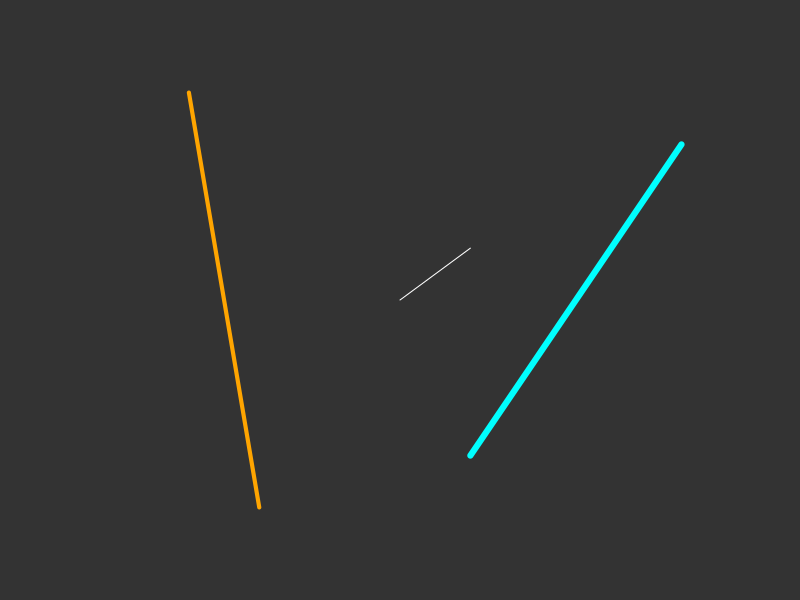
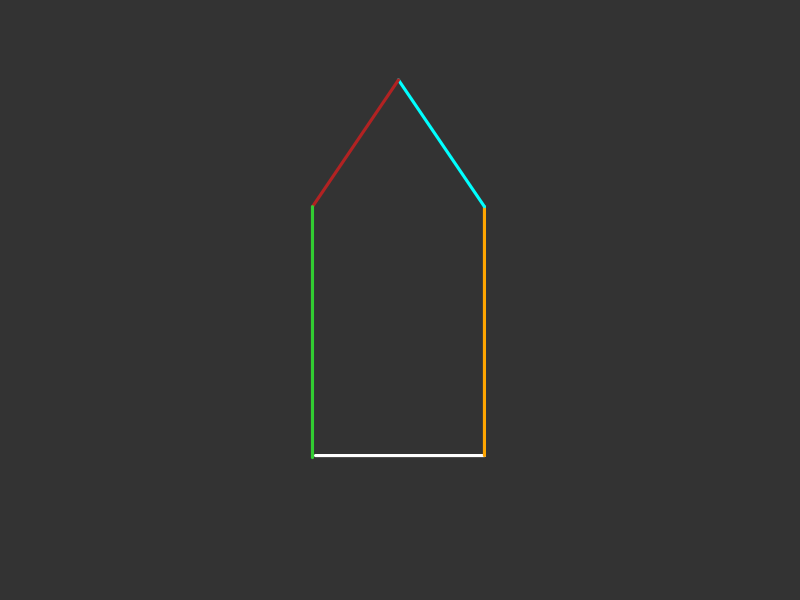
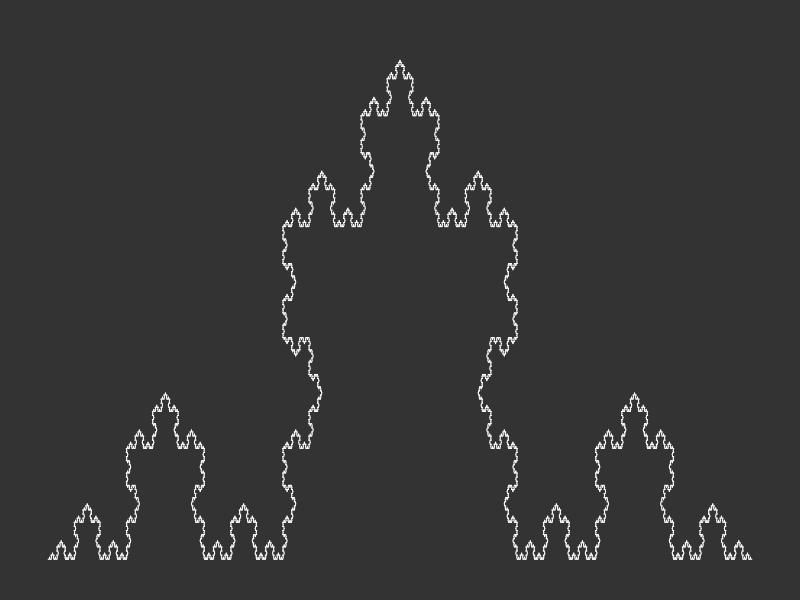

Recreate these plots in R, in order.
#####################
# FRACTALS 
#####################

# Canvas 
emptyCanvas <- function(xlim, ylim, bg="gray20") {
    par(mar=rep(1,4), bg=bg)
    plot(1, 
         type="n", 
         bty="n",
         xlab="", ylab="", 
         xaxt="n", yaxt="n",
         xlim=xlim, ylim=ylim)
}

# example
emptyCanvas(xlim=c(0,1), ylim=c(0,1))

# Draw line 
# function to draw a single line
drawLine <- function(line, col="white", lwd=1) {
    segments(x0=line[1], 
             y0=line[2], 
             x1=line[3], 
             y1=line[4], 
             col=col,
             lwd=lwd)
}

# wrapper around "drawLine" to draw entire objects
drawObject <- function(object, col="white", lwd=1) {
    invisible(apply(object, 1, drawLine, col=col, lwd=lwd))
}

# example
line1 = c(0,0,1,1)
line2 = c(-3,4,-2,-4)
line3 = c(1,-3,4,3)
mat = matrix(c(line1,line2,line3), byrow=T, nrow=3)
mat

emptyCanvas(xlim=c(-5,5), ylim=c(-5,5))
drawLine(line1)
drawLine(line2, col="orange", lwd=4)
drawLine(line3, col="cyan", lwd=6)

# New line function
newLine <- function(line, angle, reduce=1) {
    
    x0 <- line[1]
    y0 <- line[2]
    x1 <- line[3]
    y1 <- line[4]
    
    dx <- unname(x1-x0)                      # change in x direction
    dy <- unname(y1-y0)                      # change in y direction
    l <- sqrt(dx^2 + dy^2)                   # length of the line
    
    theta <- atan(dy/dx) * 180 / pi          # angle between line and origin
    rad <- (angle+theta) * pi / 180          # (theta + new angle) in radians
    
    coeff <- sign(theta)*sign(dy)            # coefficient of direction
    if(coeff == 0) coeff <- -1
    
    x2 <- x0 + coeff*l*cos(rad)*reduce + dx  # new x location
    y2 <- y0 + coeff*l*sin(rad)*reduce + dy  # new y location
    return(c(x1,y1,x2,y2))
    
}

# Set line parameters 
a = c(-1.2,1,1.2,1)
b = newLine(a, angle=-90, reduce=1)
c = newLine(b, angle=45, reduce=.72)
d = newLine(c, angle=90, reduce=1)
e = newLine(d, angle=45, reduce=1.4)

# draw lines
emptyCanvas(xlim=c(-5,5), ylim=c(0,5))
drawLine(a, lwd=3, col="white")
drawLine(b, lwd=3, col="orange")
drawLine(c, lwd=3, col="cyan")
drawLine(d, lwd=3, col="firebrick")
drawLine(e, lwd=3, col="limegreen")

# function ot iterate
iterate <- function(object, ifun, ...) {
    linesList <- vector("list",0)
    for(i in 1:nrow(object)) {
        old_line <- matrix(object[i,], nrow=1)
        new_line <- ifun(old_line, ...)
        linesList[[length(linesList)+1]] <- new_line
    }
    new_object <- do.call(rbind, linesList)
    return(new_object)
}


# Koch snowflake 
koch <- function(line0) {
    
    # new triangle (starting at right)
    line1 <- newLine(line0, angle=180, reduce=1/3)
    line2 <- newLine(line1, angle=-60, reduce=1)
    line3 <- newLine(line2, angle=120, reduce=1)
    line4 <- newLine(line3, angle=-60, reduce=1)
    
    # reorder lines (to start at left)
    line1 <- line1[c(3,4,1,2)]
    line2 <- line2[c(3,4,1,2)]
    line3 <- line3[c(3,4,1,2)]
    line4 <- line4[c(3,4,1,2)]
    
    # store in matrix and return
    mat <- matrix(c(line4,line3,line2,line1), byrow=T, ncol=4)
    return(mat)
    
}

# example: Koch curve (after six iterations)
fractal <- matrix(c(10,0,20,1e-9), nrow=1)
for(i in 1:6) fractal <- iterate(fractal, ifun=koch)
emptyCanvas(xlim=c(10,20), ylim=c(0,3))
drawObject(fractal)

# iterator function: recursive tree
tree <- function(line0, angle=30, reduce=.7, randomness=0) {
    
    # angles and randomness
    angle1 <- angle+rnorm(1,0,randomness)  # left branch
    angle2 <- -angle+rnorm(1,0,randomness) # right branch
    
    # new branches
    line1 <- newLine(line0, angle=angle1, reduce=reduce)   
    line2 <- newLine(line0, angle=angle2, reduce=reduce)
    
    # store in matrix and return
    mat <- matrix(c(line1,line2), byrow=T, ncol=4)
    return(mat)
    
}

# example: recursive tree (after ten iterations)
n <- 20
fractal <- matrix(c(0,0,0,n), nrow=1)
for(i in 1:n) {
    fractal <- iterate(fractal, ifun=tree, angle=70)
}

